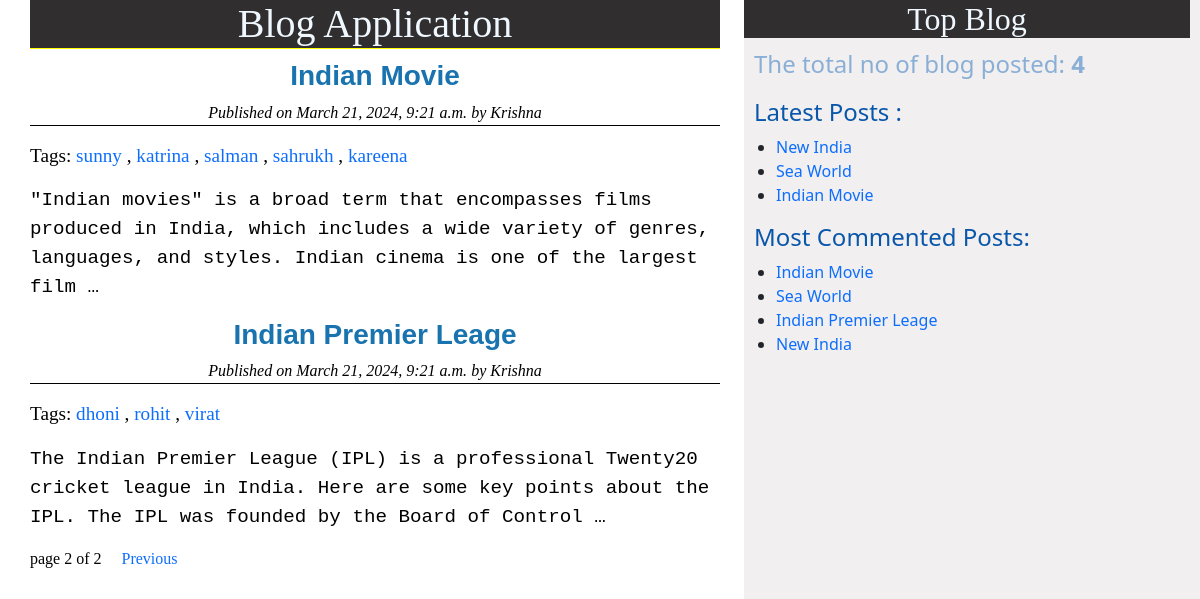
Screenshot of /?page=2 with the database file from the repository.
### blog/models.py (models this page shows, shortened)
class Post(models.Model):
    STATUS_CHOICES = (('draft', 'Draft'),('published', 'Published'))
    title = models.CharField(max_length = 256)
    slug = models.SlugField(max_length = 264, unique_for_date = 'publish')
    author = models.ForeignKey(User, related_name = 'blog_posts', on_delete=models.CASCADE)
    body = models.TextField()
    publish = models.DateTimeField(default = timezone.now)
    created = models.DateTimeField(auto_now_add = True)
    updated = models.DateTimeField(auto_now = True)
    status = models.CharField(max_length = 10, choices = STATUS_CHOICES, default = 'draft')
    objects=CustomManager()
    tag = TaggableManager()
    class Meta:
        ordering = ('-publish',)
    def get_absolute_url(self):
        return reverse('post_detail',
                        args=[self.publish.year,
                        self.publish.strftime('%m'),
                        self.publish.strftime('%d'),
                        self.slug])

### blog/views.py (the view)
# urls.py: path('', views.post_list_view),
def post_list_view(request, tag_slug=None):
    post_list = Post.objects.all()
    tag=None
    if tag_slug:
        tag=get_object_or_404(Tag, slug=tag_slug)
        post_list = post_list.filter(tag__in=[tag])
    paginator=Paginator(post_list, 2)
    page_number = request.GET.get('page')
    try:
        post_list = paginator.page(page_number)
    except PageNotAnInteger:
        post_list = paginator.page(1)
    except EmptyPage:
        post_list=paginator.page(paginator.num_pages)
    return render(request, './blog/post_list.html', {'post_list':post_list, 'tag':tag})

### blog/models.py (called while the page is built)
    def get_queryset(self):
        return super().get_queryset().filter(status='published')

### blog/templatetags/blog_tags.py (called while the page is built)
@register.simple_tag
def total_posts():
    return Post.objects.count()

@register.inclusion_tag('blog/latest_post.html')
def show_latest_posts():
    latest_posts=Post.objects.order_by('-publish')[:3]
    return {'latest_posts':latest_posts}

@register.simple_tag
def get_most_commented_posts(count=5):
    return Post.objects.annotate(total_comments=Count('comments')).order_by('-total_comments')[:count]

### templates/blog/post_list.html (shortened to what this page needs)
{% extends 'blog/base.html' %}
{% block content %}
    <h1>Blog Application</h1>
    {% for post in post_list %}
    <a href="{{post.get_absolute_url}}"><h3>{{post.title}}</h3></a>
    <p class="detail">Published on {{post.publish}} by {{post.author | title}}</p>
    <p class=" tagg">Tags:
        {% for tag in post.tag.all %}
       <a href="{% url 'post_list_by_tag_name' tag.slug %}">{{tag.name}}</a>
          {% if not forloop.last %},{%endif%}
        {% endfor %}
    </p>
    <div class="main">{{post.body|truncatewords:30|linebreaks}}</div>
    {% endfor %}
    {% include 'blog/paginator.html' with page=post_list %}
{% endblock %}

### templates/blog/base.html (shortened to what this page needs)
<!DOCTYPE html>
{% load blog_tags %}
{% load static %}
<html lang="en">
<head>
    <link rel="stylesheet" href="https://cdn.jsdelivr.net/npm/bootstrap@5.3.2/dist/css/bootstrap.min.css">
    <link rel="stylesheet" href="{% static './blog/post.css' %}">
</head>
<body>
    <div class="content">
        {% block content %}
        {% endblock %}
    </div>
    <div class="sidebar">
        <h2>Top Blog</h2>
        <p class="count">The total no of blog posted: <b>{% total_posts %}</b></p>
        <h4>Latest Posts :</h4> {% show_latest_posts %}
        <h4>Most Commented Posts:</h4>
        {% get_most_commented_posts as most_commented_posts %}
        <ul>
            {% for post in most_commented_posts %}
            <li><a href="{{post.get_absolute_url}}">{{post.title}}</a></li>
            {% endfor %}
        </ul>
    </div>
</body>
</html>

### templates/blog/latest_post.html
<ul>
    {% for post in latest_posts %}
    <li><a href="{{post.get_absolute_url}}">{{post.title}}</a></li>
    {% endfor %}
</ul>

### statics/blog/post.css (style rules this page uses)
.content { color:black; width: 60%; float: left; padding: 0 0 0 30px; background-color: white; max-height: 100%; font-family: 'Times New Roman', Times, serif; }
.sidebar { background-color: rgb(241, 239, 239); width: 38%; float: right; height: 100vh; padding-right: 10px; }
h1 { background-color: rgb(48, 46, 46); color: aliceblue; font-family: cursive; text-align: center; border-bottom: 1px solid yellow; margin-bottom: 10px; }
h2 { text-align: center; background-color: rgb(48, 46, 46); font-family: cursive; color: aliceblue; }
h3 { font-family: Arial, Helvetica, sans-serif; color: rgb(25, 115, 175); font-weight:600; text-align: center; }
a { text-decoration: none; position: relative; }
a::after { content: ''; position: absolute; left: 0; bottom: -2px; width: 100%; height: 2px; background-color: #007bff; visibility: hidden; transform: scaleX(0); transition: all 0.3s ease-in-out; }
.detail { font-style: italic; text-align: center; font-weight: 300; border-bottom: 1px solid black; }
.tagg { font-size: larger; }
.main { font-family: 'Courier New', Courier, monospace; font-size: larger; font-weight:500 }
.count { font-size: x-large; color: #8aafd6; padding-left: 10px; }
h4 { color: #0957aa; padding-left: 10px; }

### rows the page displays
Post: title "Indian Movie", publish "March 21, 2024, 9:21 a.m.", author "Krishna", body "\"Indian movies\" is a broad term that encompasses films produced in India, which includes a wide variety of genres, languages, and styles. Indian cinema is one of the largest film …"
Tag: name "sunny"
Tag: name "katrina"
Tag: name "salman"
Tag: name "sahrukh"
Tag: name "kareena"
Post: title "Indian Premier Leage", publish "March 21, 2024, 9:21 a.m.", author "Krishna", body "The Indian Premier League (IPL) is a professional Twenty20 cricket league in India. Here are some key points about the IPL. The IPL was founded by the Board of Control …"
Tag: name "dhoni"
Tag: name "rohit"
Tag: name "virat"
Post: title "New India"
Post: title "Sea World"

### other values shown
{{ page.number }} "2"
{{ page.paginator.num_pages }} "2"
